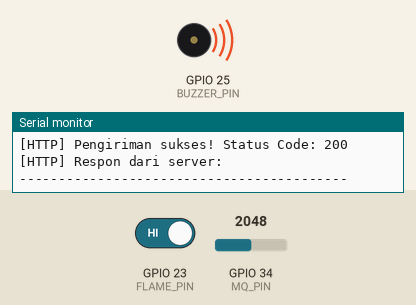
The sketch below on a simulated ESP32. On the bench: buzzer (waves = sounding, pin HIGH), the last lines printed to the serial monitor. The inputs (shaded band) are chosen by the test bench; at power-on: GPIO 34 (MQ_PIN) = 2048, GPIO 23 (FLAME_PIN) HIGH. WiFi joins after 1.5 s; servers stay silent unless stated; uploads are accepted with an empty reply; random numbers use the default seed unless the sketch sets one.

Above: at 16.7 s.
16.8 s: GPIO 34 (MQ_PIN) set to 649
23.3 s: GPIO 34 (MQ_PIN) set to 593
At 25.5 s:
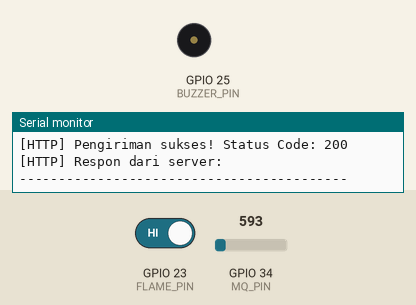
29.8 s: GPIO 34 (MQ_PIN) set to 1228
At 30.6 s:
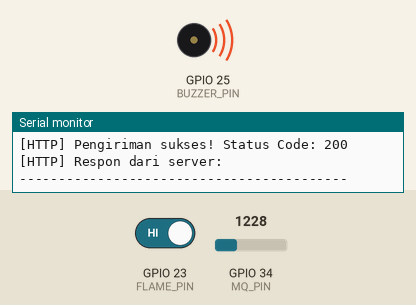
Timing chart, 0 to 32.8 s (numbered marks = the images above; inputs shaded):
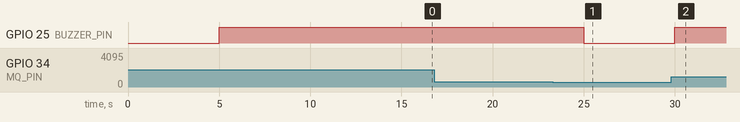

The sketch:

iot.ino
```cpp
#include <WiFi.h>              // Gunakan <ESP8266WiFi.h> jika Anda menggunakan ESP8266
#include <WiFiClientSecure.h>
#include <HTTPClient.h>
#include <ArduinoJson.h>       // Pastikan Anda sudah menginstal library "ArduinoJson" di Arduino IDE

// ==========================================
// 1. KONFIGURASI WI-FI & API (HTTPS/HTTP)
// ==========================================
const char* ssid = "NAMA_WIFI_ANDA";         // Ganti dengan nama Wi-Fi Anda
const char* password = "PASSWORD_WIFI_ANDA"; // Ganti dengan password Wi-Fi Anda

// Alamat URL API Laravel di VPS Anda (Bisa menggunakan https:// atau http://)
// Contoh HTTPS: "https://domain-vps-anda.com/api/sensor" atau "https://IP_VPS:8037/api/sensor"
const char* serverUrl = "https://IP_VPS_ANDA:8037/api/sensor";

// ==========================================
// 2. PIN SENSOR (Sesuaikan dengan pin Anda)
// ==========================================
#define MQ_PIN 34       // Pin analog sensor gas MQ (ESP32: pin 34 / 35 / 36 / 39)
#define FLAME_PIN 23    // Pin digital sensor api (ESP32)
#define BUZZER_PIN 25   // Pin digital Buzzer alarm (jika ada)

// Selang waktu pengiriman data (dalam milidetik)
unsigned long previousMillis = 0;
const long interval = 5000; // Kirim data setiap 5 detik

void setup() {
  Serial.begin(115200);
  delay(1000);
  Serial.println("\n==========================================");
  Serial.println("🔥 Sistem Monitoring Gas & Kebocoran (SIKAGAS) 🔥");
  Serial.println("==========================================");

  // Inisialisasi pin input/output
  pinMode(MQ_PIN, INPUT);
  pinMode(FLAME_PIN, INPUT);
  pinMode(BUZZER_PIN, OUTPUT);
  digitalWrite(BUZZER_PIN, LOW); // Matikan buzzer di awal

  // Memulai koneksi Wi-Fi
  Serial.print("[Wi-Fi] Menghubungkan ke: ");
  Serial.println(ssid);
  WiFi.begin(ssid, password);

  while (WiFi.status() != WL_CONNECTED) {
    delay(500);
    Serial.print(".");
  }

  Serial.println("\n[Wi-Fi] Berhasil terhubung!");
  Serial.print("[Wi-Fi] IP Address local: ");
  Serial.println(WiFi.localIP());
  Serial.println("==========================================\n");
}

void loop() {
  unsigned long currentMillis = millis();

  // Pengiriman berkala tanpa blocking delay
  if (currentMillis - previousMillis >= interval) {
    previousMillis = currentMillis;

    // 1. Membaca Data dari Sensor Fisik
    int gasAnalog = analogRead(MQ_PIN);
    int gasPPM = map(gasAnalog, 0, 4095, 0, 1000); // Skala pembacaan gas MQ

    int flameStatus = digitalRead(FLAME_PIN);
    bool apiDetected = (flameStatus == LOW); // Umumnya sensor api bernilai LOW saat deteksi api

    float suhu = 28.0 + (random(-10, 10) / 10.0); // Simulasi suhu sekitar 27-29 *C
    String aparStatus = apiDetected ? "AKTIF" : "SIAP";

    // Nyalakan Buzzer jika bahaya terdeteksi
    if (gasPPM > 150 || apiDetected) {
      digitalWrite(BUZZER_PIN, HIGH);
      Serial.println("[ALARM] Buzzer AKTIF! Kondisi Bahaya.");
    } else {
      digitalWrite(BUZZER_PIN, LOW);
    }

    // 2. Tampilkan Info Sensor ke Serial Monitor untuk Debugging Lokal
    Serial.println("------------------------------------------");
    Serial.println("[Sensor] Membaca data terbaru:");
    Serial.printf(" - Gas Raw (Analog) : %d\n", gasAnalog);
    Serial.printf(" - Gas Level (PPM)  : %d PPM\n", gasPPM);
    Serial.printf(" - Suhu Lingkungan  : %.2f *C\n", suhu);
    Serial.printf(" - Sensor Api (Pin) : %d (%s)\n", flameStatus, apiDetected ? "TERDETEKSI 🔥" : "AMAN");
    Serial.printf(" - Status APAR      : %s\n", aparStatus.c_str());

    // 3. Kirim data ke API Laravel di VPS
    if (WiFi.status() == WL_CONNECTED) {
      HTTPClient http;
      String urlStr = String(serverUrl);

      Serial.print("[HTTP] Memulai koneksi ke: ");
      Serial.println(serverUrl);

      // Cek apakah menggunakan HTTPS (SSL) atau HTTP biasa
      if (urlStr.startsWith("https")) {
        #if defined(ESP8266)
          // Implementasi HTTPS untuk ESP8266
          std::unique_ptr<BearSSL::WiFiClientSecure> client(new BearSSL::WiFiClientSecure);
          client->setInsecure(); // Mengabaikan verifikasi sertifikat SSL (Let's Encrypt / self-signed)
          http.begin(*client, serverUrl);
        #else
          // Implementasi HTTPS untuk ESP32
          WiFiClientSecure *client = new WiFiClientSecure;
          client->setInsecure(); // Mengabaikan verifikasi sertifikat SSL
          http.begin(*client, serverUrl);
        #endif
        Serial.println("[HTTP] Menggunakan koneksi HTTPS (SSL Secure)");
      } else {
        // Koneksi HTTP Biasa
        http.begin(serverUrl);
        Serial.println("[HTTP] Menggunakan koneksi HTTP standar");
      }

      http.addHeader("Content-Type", "application/json");

      // Membuat Payload JSON menggunakan ArduinoJson
      StaticJsonDocument<200> doc;
      doc["gas_level"] = gasPPM;
      doc["suhu"] = suhu;
      doc["api_detected"] = apiDetected;
      doc["apar_status"] = aparStatus;

      String jsonString;
      serializeJson(doc, jsonString);

      Serial.print("[HTTP] Mengirim data JSON: ");
      Serial.println(jsonString);

      // Mengirim HTTP POST
      int httpResponseCode = http.POST(jsonString);

      // Menangani respon balikan
      if (httpResponseCode > 0) {
        Serial.printf("[HTTP] Pengiriman sukses! Status Code: %d\n", httpResponseCode);
        String response = http.getString();
        Serial.print("[HTTP] Respon dari server: ");
        Serial.println(response);
      } else {
        Serial.printf("[HTTP] Pengiriman GAGAL! Error Code: %s\n", http.errorToString(httpResponseCode).c_str());
        Serial.println("[HTTP] Tips Debug:");
        Serial.println(" 1. Pastikan IP/domain VPS benar dan server Laravel sedang berjalan.");
        Serial.println(" 2. Jika menggunakan HTTPS, pastikan port 443 terbuka. Jika HTTP, pastikan port 8037 terbuka.");
        Serial.println(" 3. Tes URL API Anda menggunakan aplikasi Postman/HP terlebih dahulu.");
      }

      http.end(); // Tutup koneksi
    } else {
      Serial.println("[Wi-Fi] ERROR: Koneksi Wi-Fi terputus! Tidak bisa mengirim data.");
    }
    Serial.println("------------------------------------------");
  }
}
```

Measured:
- the behaviour switches between 619 and 618 on GPIO 34 (MQ_PIN) (found by bisection; images 0 and 1)
- after the input at 23.3 s, GPIO 25 (BUZZER_PIN): HIGH → LOW after 1.7 s
- after the input at 29.8 s, GPIO 25 (BUZZER_PIN): LOW → HIGH after 0.20 s
